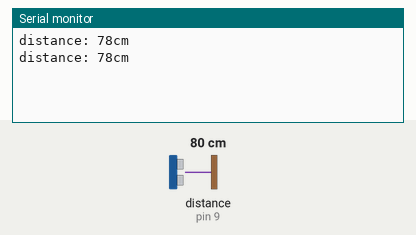
Recording of a sketch running on a simulated Arduino Uno, built with avr-gcc and run on an emulated ATmega328P. Parts: the last lines printed to the serial monitor. Wiring (inferred from the names in the program): ultrasonic range finder: trigger pin 10; echo pin 9. The test bench sets the inputs (shaded band); at power-on: distance to the obstacle (sensor on pin 9) 80 cm. The echo pulse lasts 58.3 µs per cm.

Above: at 3.8 s.
3.9 s: distance to the obstacle (sensor on pin 9) set to 2 cm
At 5.7 s:
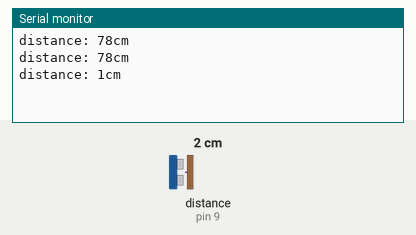
6.1 s: distance to the obstacle (sensor on pin 9) set to 4 cm
At 6.1 s:
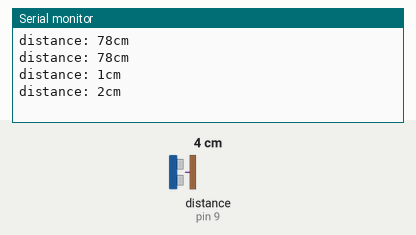
Timing chart, 0 to 9.1 s (numbered marks = the images above; inputs shaded):
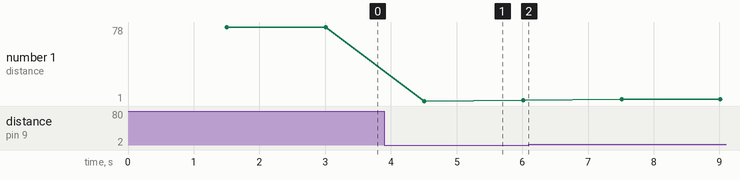

Measured:
- after the input at 3.9 s, the serial monitor: prints a new line after 0.61 s (image 1)
- plotted number 1: 78 → 2 after the input at 3.9 s, 2 → 3 after the input at 6.1 s

The sketch:

daring_jarv1.ino
```cpp
// defines pins numbers
//const int trigPin = 10; // Using const as we dont need to change it.
//const int echoPin = 9;

#define trigPin 10  // #define is a type of macro
#define echoPin 9   // everytime a macro is called it is replaced by the value of macro.


// defines variables

long duration;
int distance;
int safetyDistance;


void setup() {

pinMode(trigPin, OUTPUT); // Sets the trigPin as an Output

pinMode(echoPin, INPUT); // Sets the echoPin as an Input

Serial.begin(9600); //Initializes the serial communication at a baud rate of 9600 bps.
}


void loop() {

  delay(1500);

// Clears the trigPin

digitalWrite(trigPin, LOW); //The digitalWrite function is used to set a digital pin to a specific state (either HIGH or LOW).

delayMicroseconds(2); //The delayMicroseconds(2); function in Arduino programming is used to pause the execution of the program for a specific number of microseconds.

// Sets the trigPin on HIGH state for 10 micro seconds

digitalWrite(trigPin, HIGH);

delayMicroseconds(10);

digitalWrite(trigPin, LOW);

// Reads the echoPin, returns the sound wave travel time in microseconds
//This function reads the duration of the pulse received on the echo pin, which corresponds to the time taken for the ultrasonic pulse to travel to an object and back.

duration = pulseIn(echoPin, HIGH);

// Calculating the distance
//Since sound travels at approximately 343 meters per second (in air at room temperature), and we want the distance to and from the object, we use the formula: Distance = (Time * Speed of Sound) / 2.
//we divide the time by 2 (because the pulse travels to the object and back) and multiply by the speed of sound in cm/microsecond.
//The speed of sound in air at room temperature is approximately 343 meters per second or 0.0343 centimeters per microsecond. Rounding it to 0.034 provides a simple and close approximation.

distance= duration*0.034/2;

// increase the range of Sensor Accordingly

safetyDistance = distance;

// Prints the distance on the Serial Monitor

Serial.print("distance: ");
Serial.print(distance);
Serial.print("cm");
Serial.println("");
}
```
